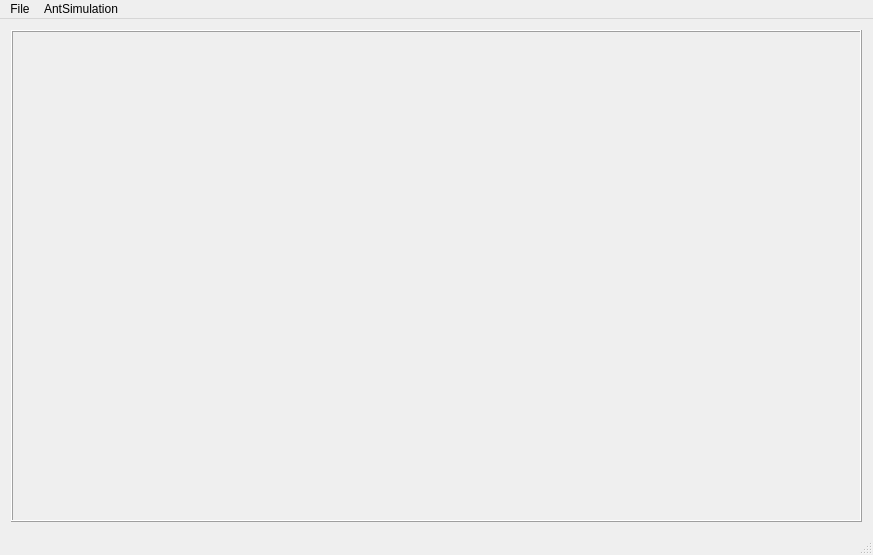
<?xml version="1.0" encoding="UTF-8"?>
<ui version="4.0">
 <class>MainWindowForm</class>
 <widget class="QMainWindow" name="MainWindowForm">
  <property name="geometry">
   <rect>
    <x>0</x>
    <y>0</y>
    <width>873</width>
    <height>555</height>
   </rect>
  </property>
  <property name="cursor">
   <cursorShape>CrossCursor</cursorShape>
  </property>
  <property name="windowTitle">
   <string>AntSimulation</string>
  </property>
  <widget class="QWidget" name="centralWidget">
   <layout class="QGridLayout" name="gridLayout">
    <item row="0" column="0">
     <widget class="QFrame" name="gridFrame">
      <property name="frameShape">
       <enum>QFrame::Box</enum>
      </property>
      <property name="frameShadow">
       <enum>QFrame::Raised</enum>
      </property>
     </widget>
    </item>
   </layout>
  </widget>
  <widget class="QMenuBar" name="menuBar">
   <property name="geometry">
    <rect>
     <x>0</x>
     <y>0</y>
     <width>873</width>
     <height>25</height>
    </rect>
   </property>
   <widget class="QMenu" name="menuFile">
    <property name="title">
     <string>File</string>
    </property>
    <addaction name="actionOpen_3"/>
    <addaction name="separator"/>
    <addaction name="actionExit"/>
   </widget>
   <widget class="QMenu" name="menuAntSimulation">
    <property name="title">
     <string>AntSimulation</string>
    </property>
    <addaction name="actionReset"/>
   </widget>
   <addaction name="menuFile"/>
   <addaction name="menuAntSimulation"/>
  </widget>
  <widget class="QStatusBar" name="statusBar"/>
  <action name="actionOpen">
   <property name="text">
    <string>Open</string>
   </property>
  </action>
  <action name="actionAbout">
   <property name="text">
    <string>About</string>
   </property>
  </action>
  <action name="actionSave">
   <property name="text">
    <string>Save</string>
   </property>
  </action>
  <action name="actionSave_As">
   <property name="text">
    <string>Save As</string>
   </property>
  </action>
  <action name="actionExit">
   <property name="text">
    <string>Exit</string>
   </property>
  </action>
  <action name="actionOpen_2">
   <property name="text">
    <string>Open</string>
   </property>
  </action>
  <action name="actionSave_2">
   <property name="text">
    <string>Save</string>
   </property>
  </action>
  <action name="actionSave_As_2">
   <property name="text">
    <string>Save As</string>
   </property>
  </action>
  <action name="actionOpen_3">
   <property name="checkable">
    <bool>false</bool>
   </property>
   <property name="text">
    <string>Open</string>
   </property>
  </action>
  <action name="actionReset">
   <property name="text">
    <string>Reset</string>
   </property>
  </action>
 </widget>
 <layoutdefault spacing="6" margin="11"/>
 <resources/>
 <connections/>
</ui>
